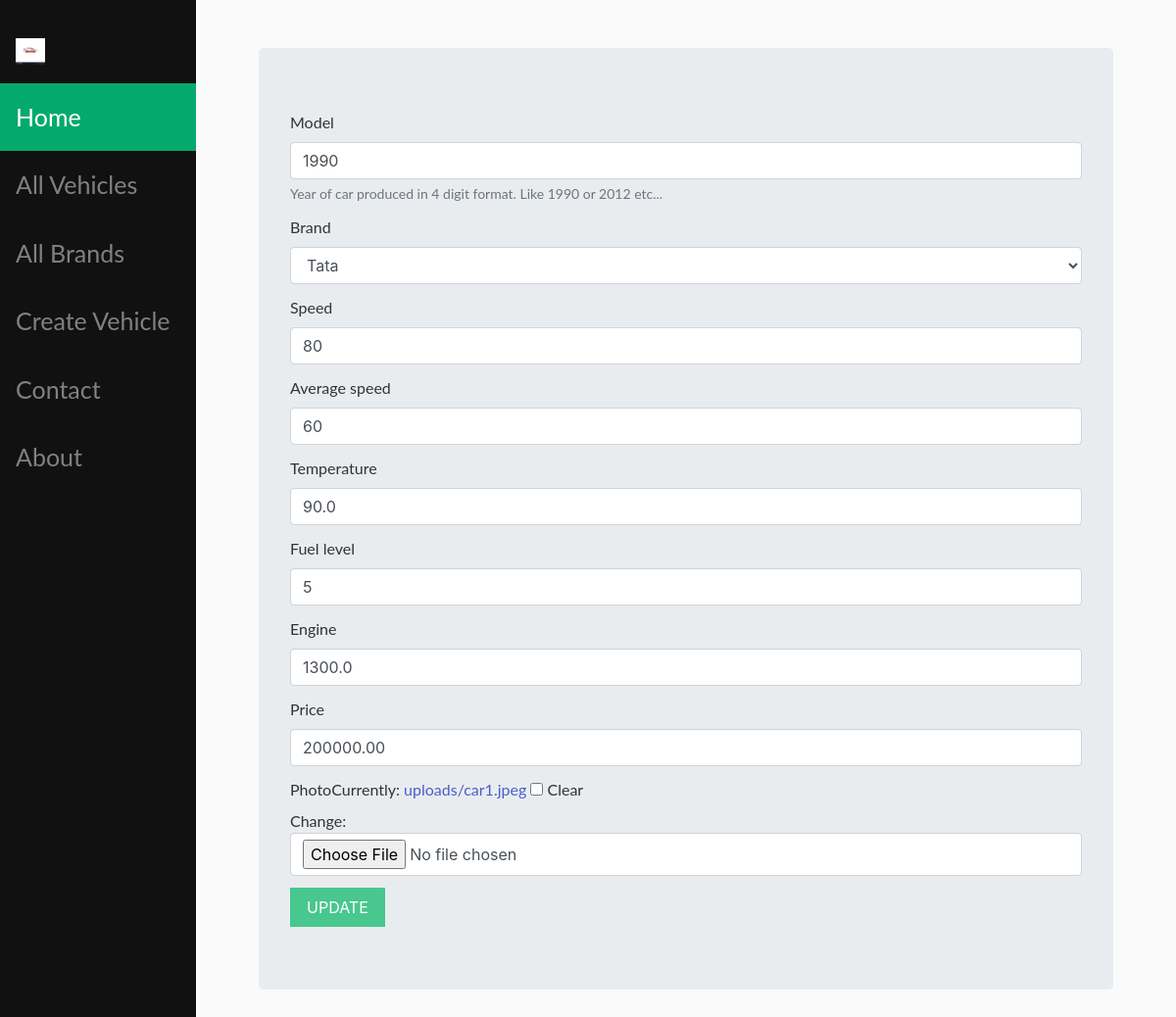
The page /update_vehicle/1/ on the database its author committed.
### app/models.py (models this page shows, shortened)
class Vehicle(models.Model):
    model = models.PositiveIntegerField(max_length=4)
    brand = models.ForeignKey(Brand, null=True, on_delete=models.CASCADE)
    speed = models.PositiveIntegerField()
    average_speed = models.PositiveIntegerField()
    temperature = models.FloatField()
    fuel_level = models.CharField(max_length=10)
    engine = models.FloatField(default=0)
    price = models.DecimalField(max_digits=10, decimal_places=2)
    photo = models.ImageField(upload_to ='uploads', null=True, blank = True, default='default.png')
    thumbnail = models.ImageField(upload_to='thumbnails', null=True, blank=True)

### app/views.py (the view)
# urls.py: path('update_vehicle/<int:pk>/', views.update_vehicle, name="update vehicle"),
def update_vehicle(request, pk):
    vehicle = Vehicle.objects.get(pk=pk)
    if request.method == "POST":
        form = CreateVehicleForm(request.POST, request.FILES, instance=vehicle)
        if form.is_valid():
            form.save()
            messages.success(request, f'Updated')
            return redirect('vehicle list')
    else:
        form = CreateVehicleForm(instance=vehicle)
    return render(request, 'app/update_vehicle.html', {'form':form, 'vehicle':vehicle})

### app/forms.py
class CreateVehicleForm(forms.ModelForm):
    model = forms.IntegerField(required=True,max_value=9999,min_value=1000,help_text='Year of car produced in 4 digit format. Like 1990 or 2012 etc...')
    def __init__(self, *args, **kwargs):
        super(CreateVehicleForm,self).__init__(*args, **kwargs)
    class Meta:
        model = Vehicle
        exclude = [
            "thumbnail",
        ]

### app/models.py (called while the page is built)
    def __str__(self):
        return "{title}".format(title=self.name)

### app/templates/app/update_vehicle.html (shortened to what this page needs)
{% extends "app/base.html" %}
{% load bootstrap3%}
{% block content %}
<div class="jumbotron">
	<form action="" method="post" enctype="multipart/form-data">
		{% bootstrap_form form %}
		<button class="button is-success is-uppercase" type="submit">Update</button>
	</form>
</div>
{% endblock %}

### app/static/app/css/main.css (style rules this page uses)
.input, .button { border-radius: 0; }
body { background: #fafafa; color: #333333; margin-top: 5rem; }

### app/templates/app/base.html (style rules this page uses)
body { margin: 0; font-family: "Lato", sans-serif; }

### rows shown on the page
Vehicle: model "1990", brand "Tata", speed "80", average_speed "60", temperature "90.0", fuel_level "5", engine "1300.0", price "200000.00"
